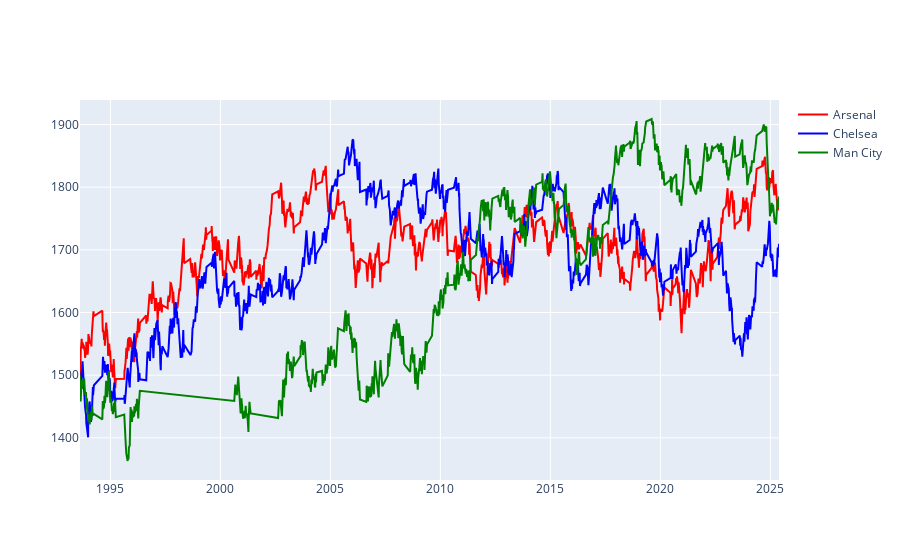

Source (notebook cell):
### Code cell
plotly_chart_maker('Arsenal', 'Chelsea', 'Man City')

### Figure 1 — Plotly figure (JSON) as saved in the notebook; plotly's stock layout.template omitted (floating-point values rounded to 4 significant figures; data arrays with more than 128 entries replaced by an {"elided": "..."} marker saying what was removed)
{"data": [{"line": {"color": "red"}, "mode": "lines", "name": "Arsenal", "type": "scatter", "x": {"elided": "1210 str values"}, "y": {"elided": "1210 float values"}}, {"line": {"color": "blue"}, "mode": "lines", "name": "Chelsea", "type": "scatter", "x": {"elided": "1208 str values"}, "y": {"elided": "1208 float values"}}, {"line": {"color": "green"}, "mode": "lines", "name": "Man City", "type": "scatter", "x": {"elided": "1020 str values"}, "y": {"elided": "1020 float values"}}], "layout": {}}
